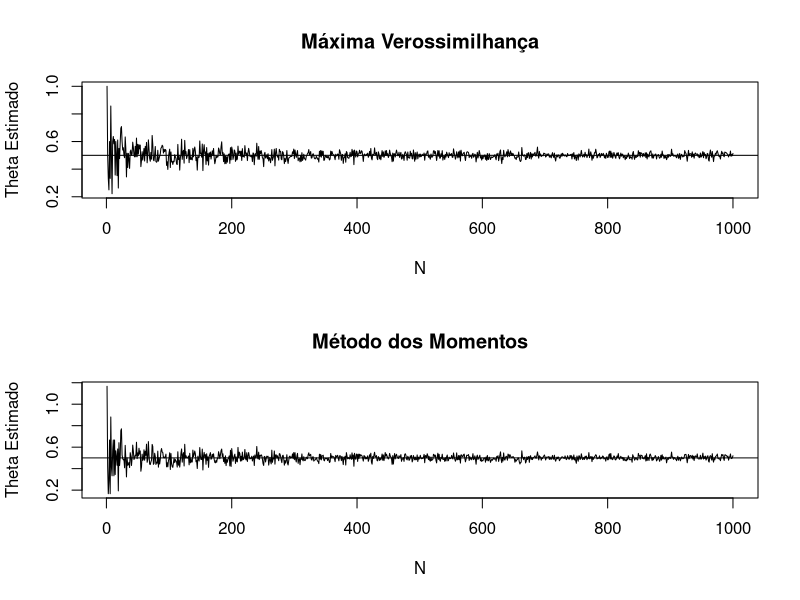
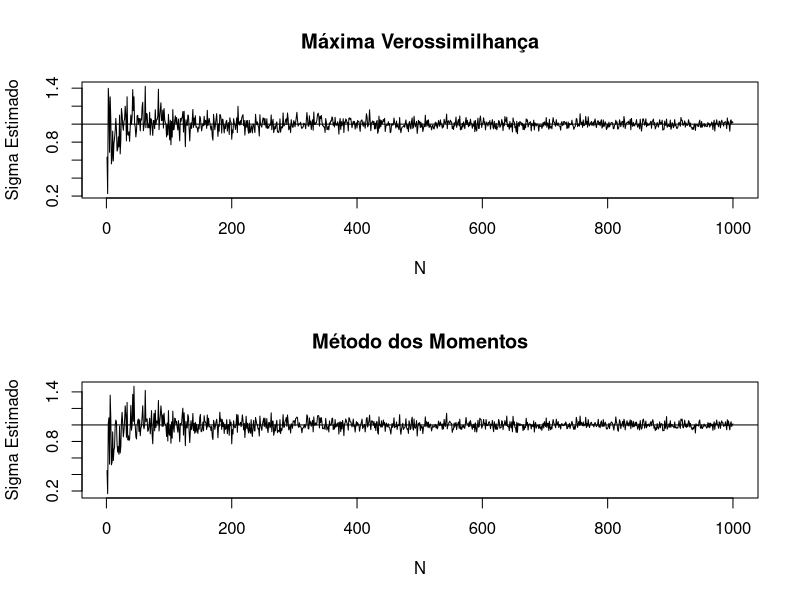

Generate these figures, in order, with R:
## ---- chunk 1

obs<-c(3,0,2,1,3,2,1,0,2,1)
n<-integer(4)
for (i in 0:3) {
        n[i+1]<-sum(obs==i)
}

Theta_MV<-(n[1]+n[2])/(sum(n))

cat("Theta estimado pelo MV:", Theta_MV)

## ---- chunk 2

Theta_MM<-7/6-mean(obs)/2

cat("Theta estimado pelo MM:", Theta_MM)

## ---- chunk 3

set.seed(1)

theta<-1/2
N<-1000

Theta_MV<-numeric(N)
Theta_MM<-numeric(N)

for (j in 1:N) {
        x<-integer(j)
        for (i in 1:j) {
                r=runif(1)
                if (r<2*theta/3) {
                        x[i]<-0
                } else if (r<theta) {
                        x[i]<-1
                } else if (r<theta+2*(1-theta)/3) {
                        x[i]<-2
                } else {
                        x[i]<-3
                }
        }
        
        # Maximum Likelihood
        n<-integer(4)
        for (k in 0:3) {
                n[k+1]<-sum(x==k)
        }
        Theta_MV[j]<-(n[1]+n[2])/(sum(n))

        # Método dos Momentos
        Theta_MM[j]<-(7/3-mean(x))/2
}

par(mfrow=c(2,1))

plot(Theta_MV,type="l",ylab="Theta Estimado",xlab="N",main="Máxima Verossimilhança")
abline(h=theta)
plot(Theta_MM,type="l",ylab="Theta Estimado",,xlab="N",main="Método dos Momentos")
abline(h=theta)

## ---- chunk 4

set.seed(1)

sigma<-1
N<-1000

sigma_MV<-numeric(N)
sigma_MM<-numeric(N)

for (j in 1:N) {
        u <- runif(j)
        x <- -sigma*sign(u-0.5)*log(1-2*abs(u-0.5))
        
        # Máxima Verossimilhança
        sigma_MV[j]<-sum(abs(x))/j

        # Método dos Momentos
        sigma_MM[j]<-sqrt(sum(abs(x)^2)/(2*j))
}

par(mfrow=c(2,1))

plot(sigma_MV,type="l",ylab="Sigma Estimado",xlab="N",main="Máxima Verossimilhança")
abline(h=sigma)
plot(sigma_MM,type="l",ylab="Sigma Estimado",,xlab="N",main="Método dos Momentos")
abline(h=sigma)

